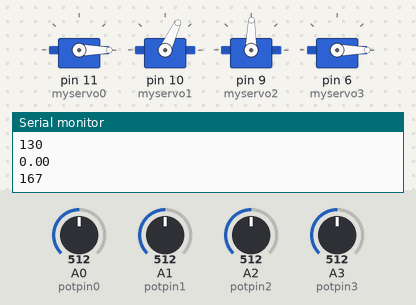
This sketch was run on a simulated Arduino Uno, built with avr-gcc and run on an emulated ATmega328P. Parts: 4 × servo, the last lines printed to the serial monitor. Inputs (shaded band) come from the test bench; at power-on: A0 (potpin0) = 512, A3 (potpin3) = 512, A2 (potpin2) = 512, A1 (potpin1) = 512.

Above: at 1.2 s.
1.3 s: A0 (potpin0) set to 696
4.3 s: A0 (potpin0) set to 705
At 4.7 s:
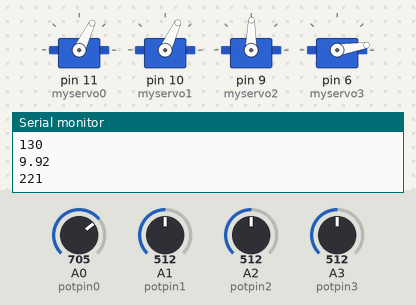
5.8 s: A3 (potpin3) set to 716
At 6.4 s:
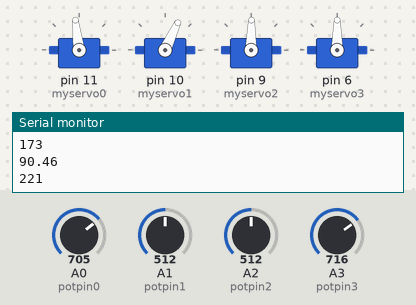
7.3 s: A2 (potpin2) set to 716
At 8.5 s:
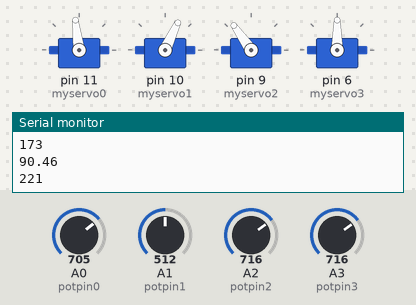
8.8 s: A1 (potpin1) set to 306
At 9.8 s:
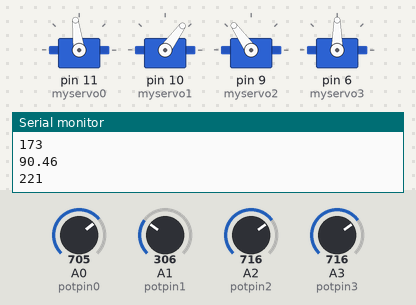
10.3 s: A3 (potpin3) set to 992
At 11.5 s:
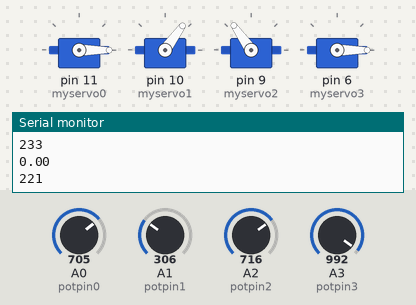
Timing chart, 0 to 12.9 s (numbered marks = the images above; inputs shaded):
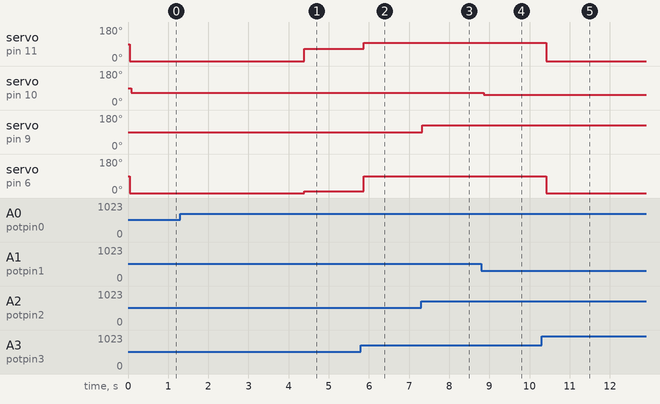

Measured:
- the behaviour switches between 704 and 705 on A0 (potpin0) (found by bisection; images 0 and 1)
- after the input at 4.3 s, servo on pin 11 (myservo0): 0° → 64° after 0.08 s; servo on pin 6 (myservo3): 0° → 9° after 0.08 s
- after the input at 5.8 s, servo on pin 11 (myservo0): 64° → 97° after 0.07 s; servo on pin 6 (myservo3): 9° → 90° after 0.07 s
- after the input at 7.3 s, servo on pin 9 (myservo2): 89° → 125° at once
- after the input at 8.8 s, servo on pin 10 (myservo1): 65° → 54° after 0.07 s
- after the input at 10.3 s, servo on pin 11 (myservo0): 97° → 0° after 0.11 s; servo on pin 6 (myservo3): 90° → 0° after 0.11 s

The sketch:

MeArmIK.ino
```cpp
// MeArm Inverse Kinematics Sketch. WIP by Benjamin Gray
// Currently working in plane, shown in code as XY but is really XZ
// Is a little skew as the start angle needs adjusting
// Then the code just needs replicating in the XY axis
// Start point and references below
// Controlling a servo position using a potentiometer (variable resistor)
// by Michal Rinott <http://people.interaction-ivrea.it/m.rinott>
// then with info from http://www.learnaboutrobots.com/inverseKinematics.htm
// and also https://www.circuitsathome.com/mcu/robotic-arm-inverse-kinematics-on-arduino

#include <Servo.h>
#include <Arduino.h>

const float pi = 3.14159;

/* Arm Measurements */
const int bicep = 81; // bicep length in mm
const int forearm = 81; // forearm length in mm
const int base = 60; // base height in mm

Servo myservo0, myservo1, myservo2, myservo3;  // create servo object to control a servo

int potpin0 = 0;  // analog pin used to connect the potentiometer
int potpin1 = 1;  // analog pin used to connect the potentiometer
int potpin2 = 2;  // analog pin used to connect the potentiometer
int potpin3 = 3;  // analog pin used to connect the potentiometer
//float val0;    // value to set servo for bicep
//float val3;    // value to set servo for forearm

int val1;    // variable to read the value from the analog pin
int x;    // variable to read the value from the analog pin
int y;    // variable to read the value from the analog pin
int z;    // variable to read the value from the analog pin

//#define ftl(x) ((x)>=0?(long)((x)+0.5):(long)((x)-0.5))  //float to long conversion


/* some stuff to help later on */
float for_sq = forearm*forearm;
float bic_sq = bicep*bicep;
/* these are used in the equations more than the actual lengths */

void setup()
{
  Serial.begin(9600);
  myservo0.attach(11);  // attaches the servo on pin 11 to the servo object
  myservo1.attach(10);  // attaches the servo on pin 10 to the servo object
  myservo2.attach(9);  // attaches the servo on pin 9 to the servo object
  myservo3.attach(6);  // attaches the servo on pin 6 to the servo object
}

void loop()
{
  /*Starting by reading x and y from potpins we'll use these to calculate the position of the servos*/

  x = analogRead(potpin3);                 // read potentiometer on A3 and set to x (value between 0 and 1023)
  x = map(x, 0, 1023, 20, 240);            // scale pot value between the min and max values of x on the arm
  delay(15);                               // give it a moment
  z = analogRead(potpin0);                 // read potentiometer on A0 and set to y (value between 0 and 1023)
  z = map(z, 0, 1023, 24, 310);            // scale pot value between the min and max values of x on the arm
  delay(15);                               // give it a moment
  y = analogRead(potpin2);                 // reads the value of the potentiometer (value between 0 and 1023)
  y = map(y, 0, 1023, 0, 179);             // scale it to use it with the servo (value between 0 and 180)
 myservo2.write(y);                        // sets the servo position according to the scaled value
 delay(15);                                // waits for the servo to get there

 int b = sqrt ((x * x) + (z * z));        // b = distance from the origin to the start of the gripper
 //Serial.write(b);
 float q1 = atan2( x, z );                // q1 = angle between the horizontal and the line b
 //Serial.print(q1,4);
 float q2 = acos((bic_sq - for_sq + (b * b))/(2 * bicep * b)); // q1 = angle between line b and the bicep
 //Serial.print(q2,4);
 float abi = q1 + q2;                     // abi = angle between horizontal and the bicep
 //Serial.print(abi,4);
 float afo = acos((bic_sq + for_sq - (b * b))/(2 * bicep * forearm)); // afo = angle between bicep and forearm


 // Values passed to servo should be between 0 and 180 or more like 0 and 110 for the forearm servo
 // and 0 and 160 for the bicep. Should look at how to set the servos and would be good to avoid the
 // far extremes of the gear as in low quality servos this is where you get strain if the gears are
 // incorrectly set. That's a physical issue but while I'm thinking I'll write it down!

 // Also convert from Radians to degrees
 //abi = (pi * abi) - abi; // angle calculated is the inverse of the servo
 //abi = map(abi, 0, pi, 180, 0); // this didn't work
 //afo = map(afo, 0, pi, 0, 180); // nor did this!

 abi = 180 - (abi * 57.3);
 afo = (afo * 57.3);

 Serial.println("New Data");
 Serial.println(abi);
 Serial.println(x);
 Serial.println(afo);
 Serial.println(z);

 myservo0.write(abi);           // sets the servo position according to the scaled value
 myservo3.write(afo);           // sets the servo position according to the scaled value
 delay(30);

 val1 = analogRead(potpin1);            // reads the value of the potentiometer (value between 0 and 1023)
 val1 = map(val1, 0, 1023, 40, 90);     // scale it to use it with the gripper (40 and 90 degrees)
 myservo1.write(val1);   // sets the servo position according to the scaled value
 delay(15);                           // waits for the servo to get there

}
```
